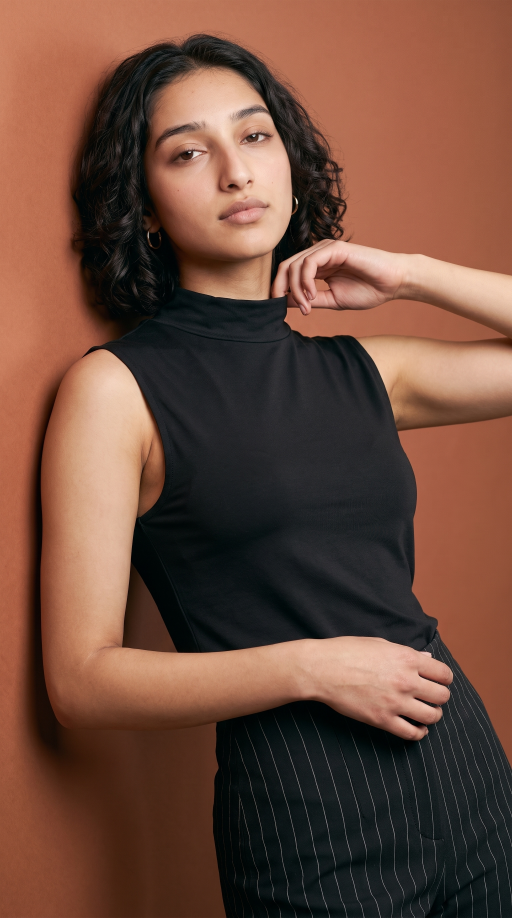
#> input picture ad-images/Woman_posing_in_black_tank_2K_20260924230707.jpg, 1536 x 2752 px (shown at 1/3 size)
$ python -i wfx.py   (imports and definitions only)
#> lines starting #> are read from the running program, lines starting #| are printed output that depends on the picture
#> further down, picture is the input picture: shape (2752, 1536, 3); mean B, G, R 60.6, 75.2, 110.2
"""Effects for the BASIC winter film: procedural snow, window frost, the script title and the
logo, all deterministic (seeded) so every render is identical."""
import os
import numpy as np
import cv2
from PIL import Image, ImageDraw, ImageFont

HERE = os.path.dirname(os.path.abspath(__file__))
ROOT = os.path.abspath(os.path.join(HERE, '..', '..', '..', '..'))
FONT_SCRIPT = os.path.join(ROOT, 'campaign', 'mockneck-set', 'edit', 'fonts', 'PinyonScript-Regular.ttf')
LOGO = os.path.join(ROOT, 'campaign', 'mockneck-set', 'refs', 'logo.png')


def smoothstep(a, b, x):
    t = np.clip((x - a) / (b - a), 0, 1)
    return t * t * (3 - 2 * t)


def ease_out(t):
    t = np.clip(t, 0, 1)
    return 1 - (1 - t) ** 3


def ease_in_out(t):
    t = np.clip(t, 0, 1)
    return t * t * (3 - 2 * t)


# ------------------------------------------------------------------------------- snow
class Snow:
    """Four depth layers of falling snow in front of the lens (far specks to soft bokeh flakes),
    with wind drift, sway and shutter-length streaks. Falls toward +y of the canvas it renders."""
    CLASSES = [  # n per 1080x1920, radius px, fall px/s, alpha, sway px, sway Hz
        (300, (0.6, 1.1), (55, 95), (0.28, 0.55), 5, (0.20, 0.50)),
        (120, (1.3, 2.3), (130, 210), (0.45, 0.75), 12, (0.20, 0.45)),
        (26, (3.2, 5.6), (300, 440), (0.40, 0.66), 22, (0.15, 0.35)),
        (6, (15, 28), (480, 640), (0.10, 0.17), 30, (0.10, 0.25)),
    ]
    SHUTTER = 1 / 48

    # [49 lines left out: functions __init__, _sprite, alpha, not called in this run]


SNOW_COL = np.array([0.96, 0.975, 1.0], np.float32)


def composite_snow(img, A):
    return img * (1 - A[..., None]) + SNOW_COL * A[..., None]


# ------------------------------------------------------------------------------- noise
def fractal_noise(w, h, seed, cells=(260, 130, 64, 32, 16), weights=(1.0, 0.6, 0.38, 0.24, 0.15)):
    """Sum of smooth value-noise octaves (cell size in px), normalised to 0..1."""
#> called with w = 1080, h = 1920, seed = 6, cells = (260, 130, 64, 32, 16), weights = (1, 0.6, 0.38, 0.24, 0.15)
    rng = np.random.default_rng(seed)
    out = np.zeros((h, w), np.float32)
    for c, wt in zip(cells, weights):
        g = rng.standard_normal((h // c + 3, w // c + 3)).astype(np.float32)
        g = cv2.resize(g, ((w // c + 3) * c, (h // c + 3) * c), interpolation=cv2.INTER_CUBIC)[c:c + h, c:c + w]
        out += wt * g
    out -= out.min()
    return out / (out.max() + 1e-6)


# ------------------------------------------------------------------------------- frost
class Frost:
    """Frost growing across a cold window from the edges inward, with dendrite crystals."""

    def __init__(self, w=1080, h=1920, seed=5):
        self.w, self.h = w, h
        rng = np.random.default_rng(seed)
        yy, xx = np.mgrid[0:h, 0:w].astype(np.float32)
        r = np.sqrt(((xx - w / 2) / (w / 2)) ** 2 + ((yy - h / 2) / (h / 2)) ** 2) / np.sqrt(2)
        self.noise = fractal_noise(w, h, seed + 1)
        self.field = (r + 0.34 * (self.noise - 0.5)).astype(np.float32)          # ~-0.2 .. 1.15
        self.crystal = self._crystals(rng)
        fine = rng.standard_normal((h, w)).astype(np.float32)
        self.fine = cv2.GaussianBlur(fine, (0, 0), 1.2)
        self.fine /= self.fine.std()
        self.glint_pts = np.stack([rng.uniform(0, w, 260), rng.uniform(0, h, 260)], 1)
        self.glint_ph = rng.uniform(0, 1, 260)

    def _crystals(self, rng):
        """Fern frost: stems grow in from the edges and corners, side branches leave at the ice
        angle (60 deg) alternately, with a finer generation on the larger side branches."""
        w, h = self.w, self.h
        S = 2
        cv = np.zeros((h * S, w * S), np.float32)
        SIXTY = np.radians(60)

        def seg(x, y, nx, ny, val):
            cv2.line(cv, (int(x * S), int(y * S)), (int(nx * S), int(ny * S)), val, 1, cv2.LINE_AA)

        def stem(x, y, ang, length, depth, val):
            step = 4.0
            n = int(length / step)
            side = 1 if rng.random() < 0.5 else -1
            for i in range(n):
                nx, ny = x + step * np.cos(ang), y + step * np.sin(ang)
                seg(x, y, nx, ny, val)
                if depth > 0 and i > 1 and i % 2 == 0:
                    rem = (n - i) * step
                    sub = rem * rng.uniform(0.28, 0.46)
                    if sub > 5:
                        stem(nx, ny, ang + side * SIXTY * rng.uniform(0.9, 1.1), sub, depth - 1, val * 0.85)
                    side = -side
                x, y = nx, ny
                ang += rng.normal(0, 0.035)

        cx, cy = w / 2, h / 2
        for _ in range(120):
            if rng.random() < 0.35:                              # corners grow the densest ferns
                x = rng.choice([rng.uniform(-10, 160), rng.uniform(w - 160, w + 10)])
                y = rng.choice([rng.uniform(-10, 220), rng.uniform(h - 220, h + 10)])
            else:
                e = rng.integers(4)
                x, y = [(rng.uniform(0, w), rng.uniform(-8, 20)), (rng.uniform(0, w), rng.uniform(h - 20, h + 8)),
                        (rng.uniform(-8, 20), rng.uniform(0, h)), (rng.uniform(w - 20, w + 8), rng.uniform(0, h))][e]
            ang = np.arctan2(cy - y, cx - x) + rng.normal(0, 0.6)
            stem(x, y, ang, rng.uniform(70, 260), 2, rng.uniform(0.55, 1.0))
        c = cv2.resize(cv, (w, h), interpolation=cv2.INTER_AREA)
        c = np.clip(c * 1.5, 0, 1)
        glow = cv2.GaussianBlur(c, (0, 0), 2.5)
        return np.clip(0.75 * c + 0.9 * glow, 0, 1).astype(np.float32)

    # [4 lines left out: function coverage, not called in this run]

    def frosted(self, img, strength=1.0, blur=22, white=0.58, crystal=None, sat=0.75):
#> called with strength = 1, blur = 22, white = 0.58, sat = 0.75
        small = cv2.resize(img, (self.w // 2, self.h // 2), interpolation=cv2.INTER_AREA)
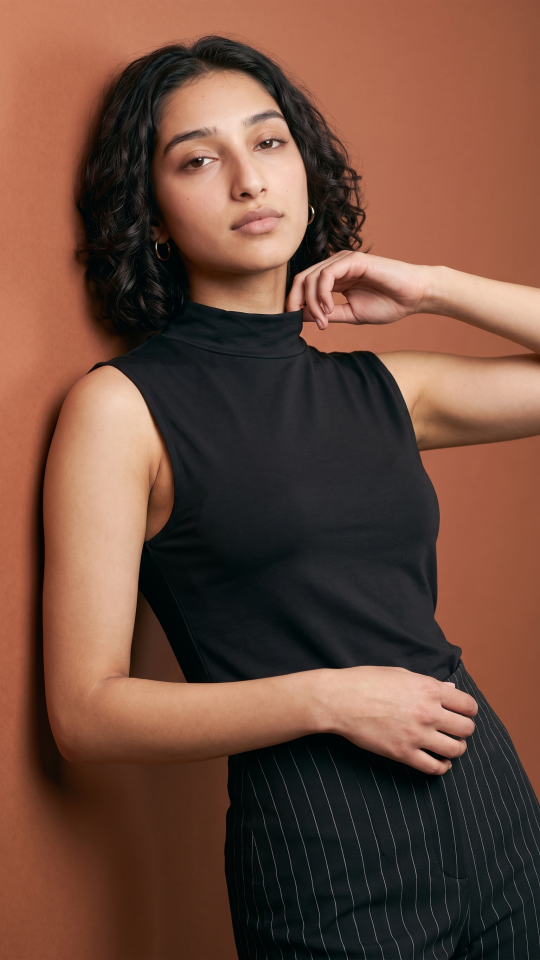
#> small: shape (960, 540, 3); mean B, G, R 60.6, 75.2, 110.2
        b = cv2.GaussianBlur(small, (0, 0), blur / 2)
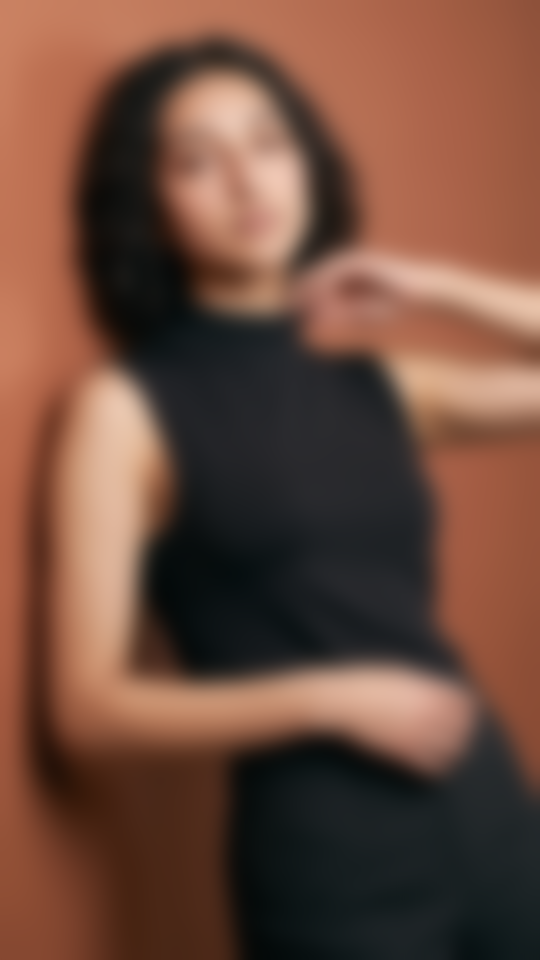
#> b: shape (960, 540, 3); mean B, G, R 60.6, 75.2, 110.2
        b = cv2.resize(b, (self.w, self.h), interpolation=cv2.INTER_LINEAR)
#> b: shape (1920, 1080, 3)
        y = (b @ np.array([0.2126, 0.7152, 0.0722], np.float32))[..., None]
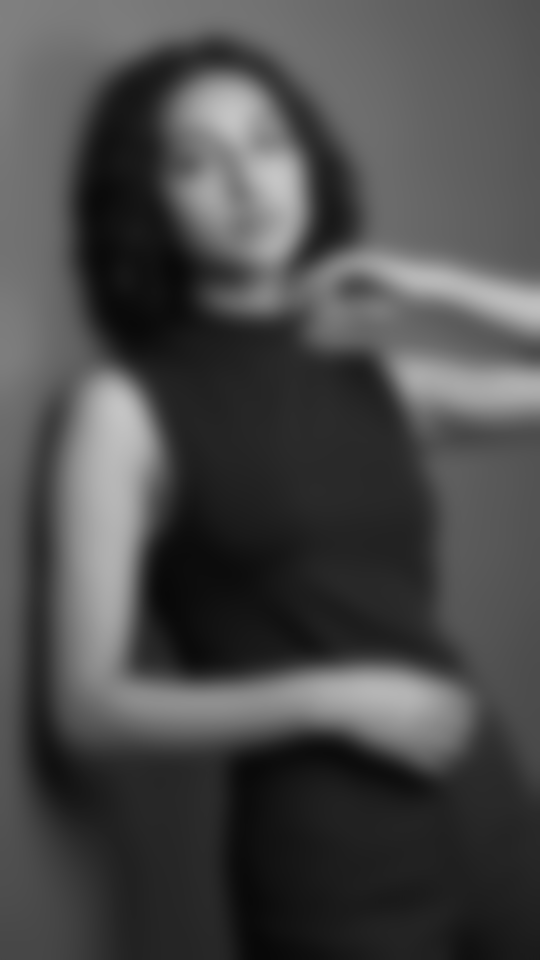
#> y: shape (1920, 1080, 1) float32 (shown at 1/2 size); min 8.43, max 197.6, mean 74.6
        b = y + (b - y) * sat
        tint = np.array([0.91, 0.94, 0.97], np.float32)
        wv = (white * strength * (0.88 + 0.24 * self.noise))[..., None]
        fr = 1 - (1 - b) * (1 - wv * tint)
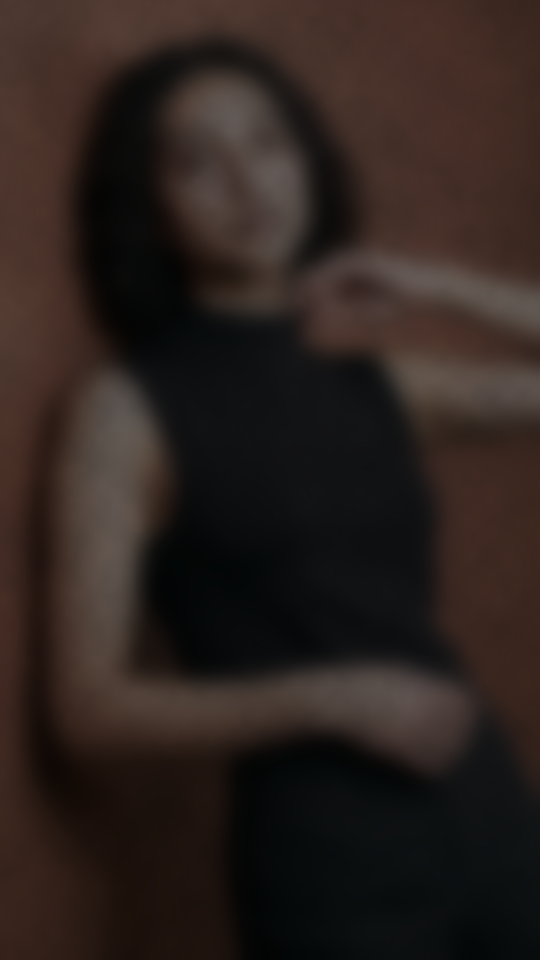
#> fr: shape (1920, 1080, 3) float32 (shown at 1/2 size); mean B, G, R 30.6, 34.5, 44.8
        cr = self.crystal if crystal is None else crystal
        fr = fr + (cr * 0.30 * strength)[..., None] * np.array([0.97, 0.99, 1.0], np.float32)
        fr = fr + (self.fine * 0.008)[..., None]
        return np.clip(fr, 0, 1)
#> returned value: shape (1920, 1080, 3) float32; every value is 1

    # [24 lines left out: functions apply, glints, not called in this run]


# ------------------------------------------------------------------------------- script title
class ScriptWord:
    """One word of the title in the reference's white copperplate script, written on with a
    slanted soft wipe that follows the italic, de-blurring as it lands."""
    SLANT = np.tan(np.radians(20))

    # [64 lines left out: functions __init__, layer, composite, logo_alpha, not called in this run]

>>> import cv2
>>> picture = cv2.imread('../../../../ad-images/Woman_posing_in_black_tank_2K_20260924230707.jpg')
>>> result = Frost().frosted(picture)

$ run again, on ad-images/Woman_posing_in_brown_tank_2K_20260924230703.jpg
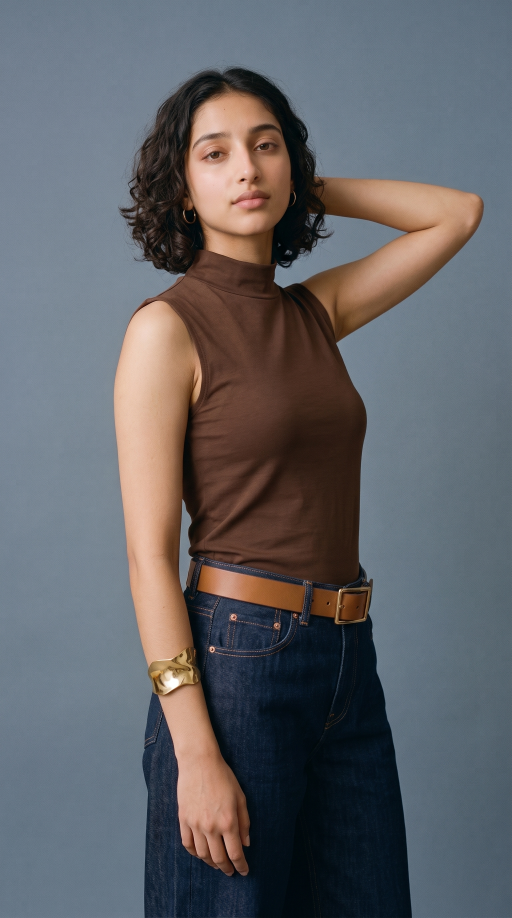
#> input picture ad-images/Woman_posing_in_brown_tank_2K_20260924230703.jpg, 1536 x 2752 px (shown at 1/3 size)
#> picture is the input picture: shape (2752, 1536, 3); mean B, G, R 103, 98.7, 97.9
#> in frosted, `y = (b @ np.array([0.2126, 0.7152, 0.0722], np.float32))[..., None]`:
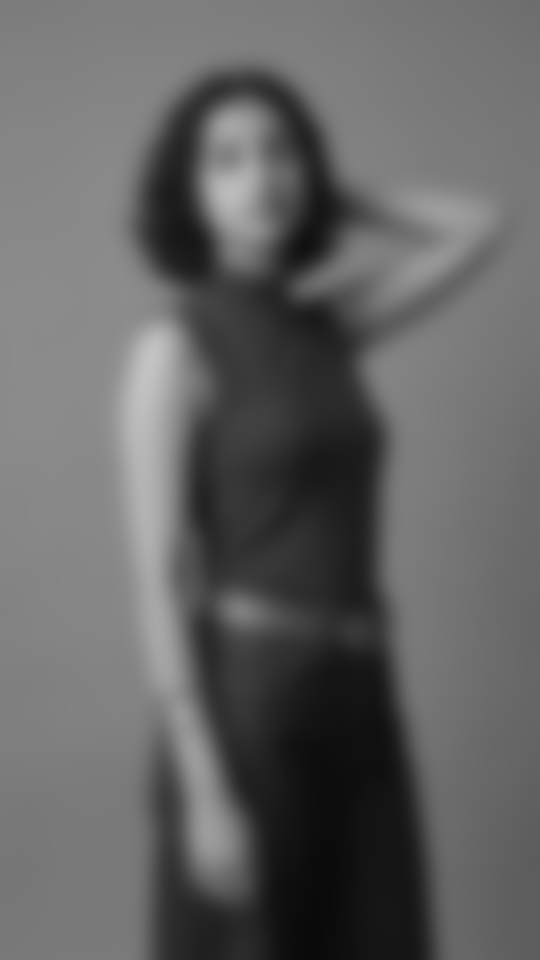
#> y: shape (1920, 1080, 1) float32 (shown at 1/2 size); min 10.41, max 195.3, mean 99.6
#> in frosted, `fr = 1 - (1 - b) * (1 - wv * tint)`:
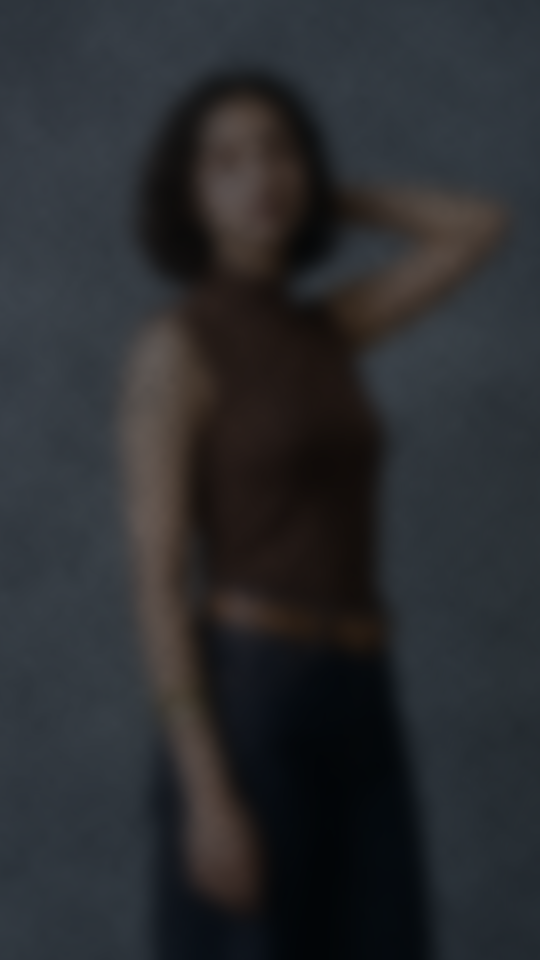
#> fr: shape (1920, 1080, 3) float32 (shown at 1/2 size); mean B, G, R 48.6, 45.4, 43.5

$ run again, on ad-images/Woman_posing_in_fashion_outfit_2K_20260924232720.jpg
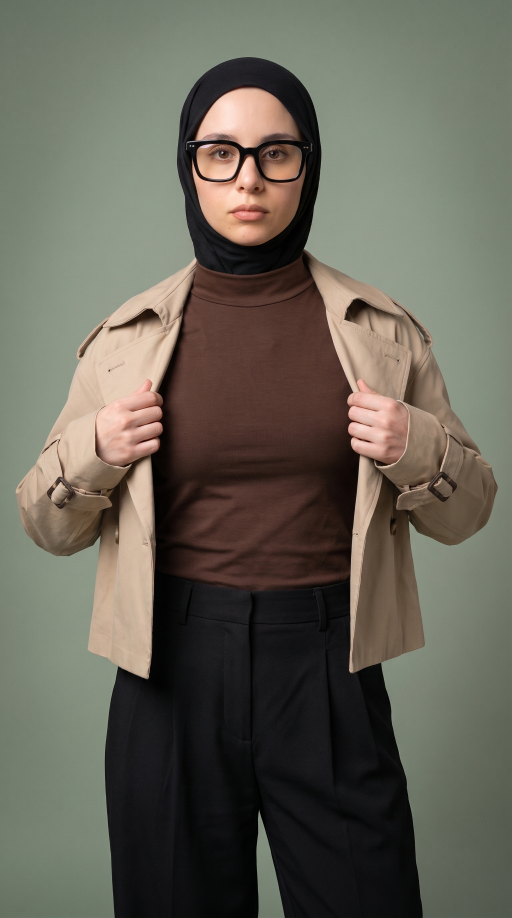
#> input picture ad-images/Woman_posing_in_fashion_outfit_2K_20260924232720.jpg, 1536 x 2752 px (shown at 1/3 size)
#> picture is the input picture: shape (2752, 1536, 3); mean B, G, R 87.5, 98.7, 101.8
#> in frosted, `y = (b @ np.array([0.2126, 0.7152, 0.0722], np.float32))[..., None]`:
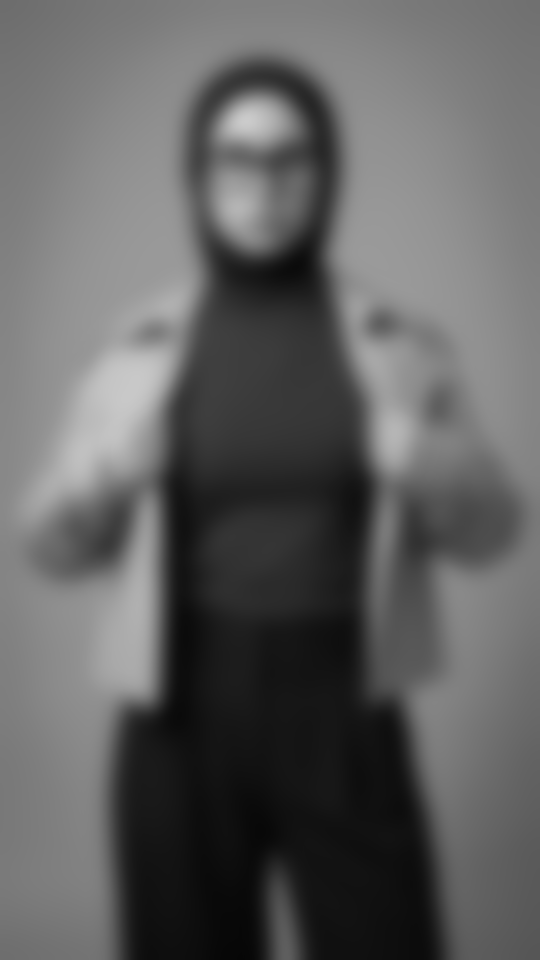
#> y: shape (1920, 1080, 1) float32 (shown at 1/2 size); min 6.93, max 203.3, mean 96.5
#> in frosted, `fr = 1 - (1 - b) * (1 - wv * tint)`:
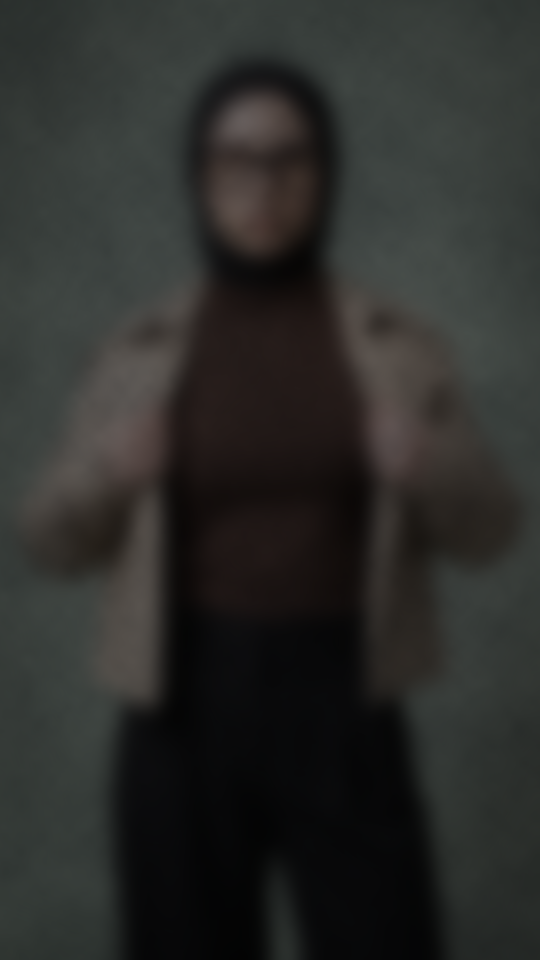
#> fr: shape (1920, 1080, 3) float32 (shown at 1/2 size); mean B, G, R 42.7, 45, 44.4

$ run again, on ad-images/Woman_posing_in_fashion_outfit_2K_20260924232730.jpg
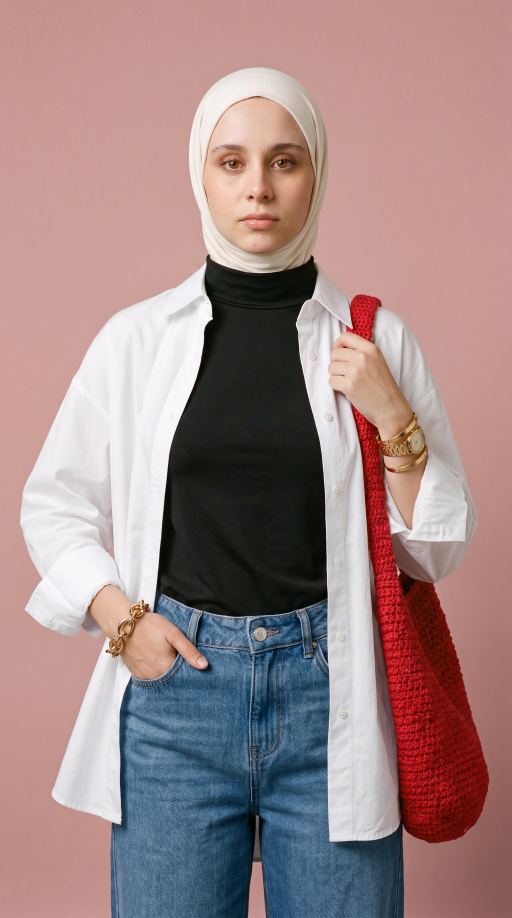
#> input picture ad-images/Woman_posing_in_fashion_outfit_2K_20260924232730.jpg, 1536 x 2752 px (shown at 1/3 size)
#> picture is the input picture: shape (2752, 1536, 3); mean B, G, R 133.8, 134.7, 160.2
#> in frosted, `y = (b @ np.array([0.2126, 0.7152, 0.0722], np.float32))[..., None]`:
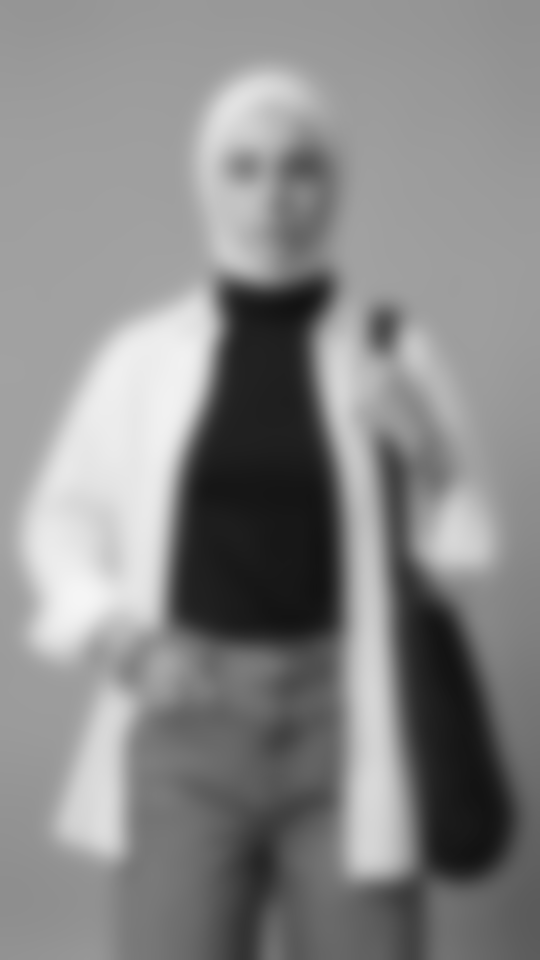
#> y: shape (1920, 1080, 1) float32 (shown at 1/2 size); min 18.72, max 245.7, mean 136.3
#> in frosted, `fr = 1 - (1 - b) * (1 - wv * tint)`:
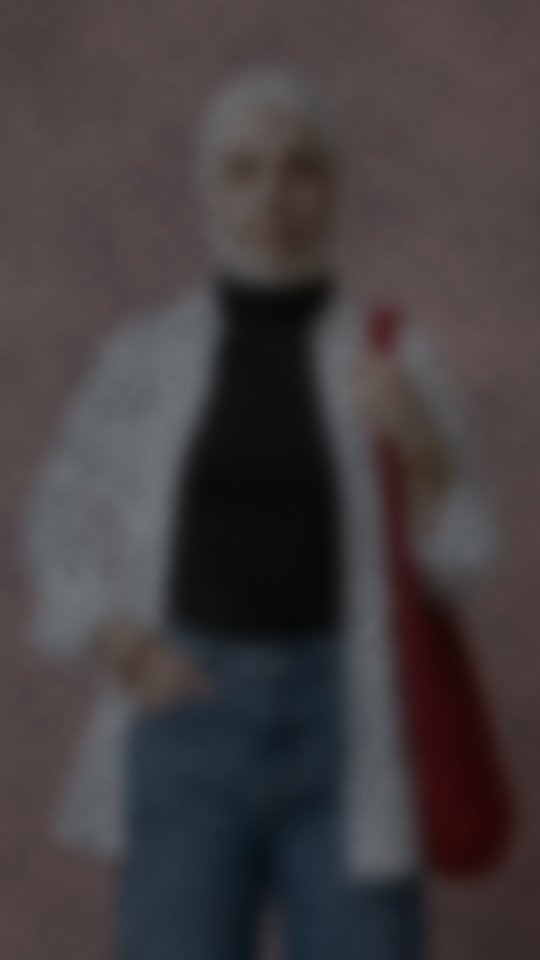
#> fr: shape (1920, 1080, 3) float32 (shown at 1/2 size); mean B, G, R 63.6, 61.6, 67.7
